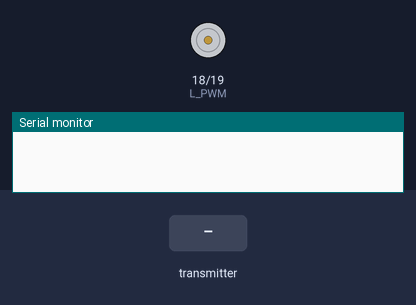
This sketch was run on a simulated ESP32. Parts: motor-driver pin pairs drawn as motors (green arrow = first pin HIGH = forward, orange = second pin HIGH = backward, longer = more drive), the last lines printed to the serial monitor. The inputs (shaded band) are chosen by the test bench.

Above: at 1.2 s.
1.3 s: the transmitter starts sending openSessimy = 1
At 1.6 s:
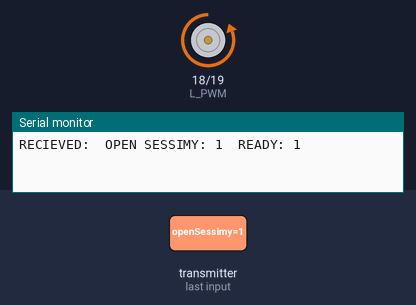
At 8.5 s:
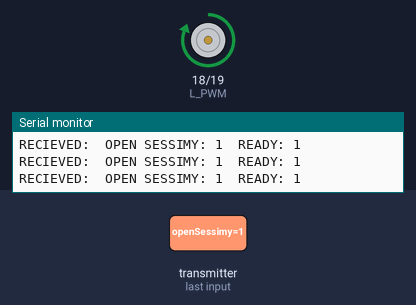
Timing chart, 0 to 8.8 s (numbered marks = the images above; inputs shaded):
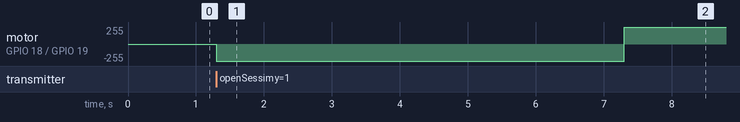

The sketch:

pod1Code.ino
```cpp
#include <esp_now.h>
#include <WiFi.h>
#include <Wire.h>

//const int R_EN = 27;
//const int L_EN = 14;
const int L_PWM = 18;
const int R_PWM = 19;

struct msg{
  int podNum;
  bool openSessimy;
  bool ready2go;
};

// INDIVIDUAL POD MESSAGE
msg pod = {1,0,1};


int open_close_delay = 6000;

void setup() {
  Serial.begin(115200);
  setup_WIFI();
  setup_motor();
}

void loop() {
  if (pod.openSessimy){
    openPod();
    closePod();
  }
}

void openPod(){
    run_motor(-1,255);
    delay(open_close_delay);
    stop_motor();
}

void closePod(){
    run_motor(1,255);
    delay(open_close_delay);
    pod.openSessimy = false;
    pod.ready2go = true;
    stop_motor();
    transmitData();
}
```

Motor.ino
```cpp
int L_CH = 0;
int R_CH = 1;

void setup_motor(){
//  Enable();
  ledcAttachPin(L_PWM, L_CH);
  ledcAttachPin(R_PWM, R_CH);
  ledcSetup(L_CH, 1000, 8);
  ledcSetup(R_CH, 1000, 8);
 // pinMode(L_EN, OUTPUT);
  //pinMode(R_EN, OUTPUT);
//    pinMode(_R_PWM, OUTPUT);
//  pinMode(_L_PWM, OUTPUT);


}

void run_motor(int dir, int pwm){

  if (dir == 1){
    TurnLeft(pwm);
  }else if (dir == -1){
    TurnRight(pwm);

  }
  else if (dir == 0){
    stop_motor();

  }
}

void stop_motor(){
  Stop();
}


void TurnRight(uint8_t pwm){
  ledcWrite(L_CH, 0);
  delayMicroseconds(100);
  ledcWrite(R_CH, pwm);
//     analogWrite(_L_PWM, 0);
//   delayMicroseconds(100);
//     analogWrite(_R_PWM, pwm);
}

void TurnLeft(uint8_t pwm){
   ledcWrite(R_CH, 0);
  delayMicroseconds(100);
  ledcWrite(L_CH, pwm);
//     analogWrite(_R_PWM, 0);
//   delayMicroseconds(100);
//     analogWrite(_L_PWM, pwm);
}

//void Enable(){
//  digitalWrite(L_EN,1);
//  if(R_EN != 0) digitalWrite(R_EN, HIGH);
//}
//
//void Disable(){
//  digitalWrite(L_EN,0);
//  if(R_EN != 0) digitalWrite(R_EN, LOW);
//}

void Stop(){
  ledcWrite(R_CH, 0);
  ledcWrite(L_CH, 0);
//  analogWrite(_L_PWM, LOW);
//  analogWrite(_R_PWM, HIGH);
}
```

RF.ino
```cpp
#include <esp_now.h>
#include <WiFi.h>
#include <Wire.h>

uint8_t base_addr[] = {0x30, 0xC6, 0xF7, 0x14, 0xA5, 0x60};

void setup_WIFI(){
  WiFi.mode(WIFI_STA);
    if (esp_now_init() != ESP_OK) {
      Serial.println("Error initializing ESP-NOW");
      return;
  }

  esp_now_register_send_cb(OnDataSent);
  esp_now_peer_info_t peerInfo;

  // Register peer 1
  memcpy(peerInfo.peer_addr, base_addr, 6);
  peerInfo.channel = 0;
  peerInfo.encrypt = false;

  // Add peer
  if (esp_now_add_peer(&peerInfo) != ESP_OK){
    Serial.println("Failed to add peer");
    return;
  }

  esp_now_register_recv_cb(OnDataRecv);
}


// Callback when data is sent
void OnDataSent(const uint8_t *mac_addr, esp_now_send_status_t status) {
    char macStr[18];
  snprintf(macStr, sizeof(macStr), "%02x:%02x:%02x:%02x:%02x:%02x",
           mac_addr[0], mac_addr[1], mac_addr[2], mac_addr[3], mac_addr[4], mac_addr[5]);
  Serial.print("Sending to: ");
  Serial.print(macStr);
  Serial.print("\r\nLast Packet Send Status:\t");
  Serial.println(status == ESP_NOW_SEND_SUCCESS ? "Delivery Success" : "Delivery Fail");
}

// Callback when data is received
void OnDataRecv(const uint8_t * mac, const uint8_t *incomingData, int len) {
  memcpy(&pod, incomingData, sizeof(pod));
  Serial.print("RECIEVED:\t");
  Serial.print("OPEN SESSIMY: ");
  Serial.print(pod.openSessimy);
  Serial.print("\tREADY: ");
  Serial.println(pod.ready2go);
}

void transmitData(){
  esp_err_t result;
  result = esp_now_send(base_addr, (uint8_t *) &pod, sizeof(pod));
  Serial.print("Sending to base:\t");
  if (result == ESP_OK){
    Serial.println("Sent with success");
    Serial.print("SENT:\t");
    Serial.print("OPEN SESSIMY: ");
    Serial.print(pod.openSessimy);
    Serial.print("\tREADY: ");
    Serial.println(pod.ready2go);
  }else {
    Serial.println("Error sending the data");
  }
}
```

Measured:
- after the input at 1.3 s, motor on GPIO 18 (L_PWM) / GPIO 19 (R_PWM): stopped → backward 255/255 at once, → forward 255/255 6.0 s later
